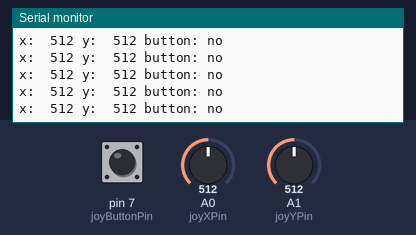
Bench run of a sketch on a simulated Arduino Uno, built with avr-gcc and run on an emulated ATmega328P. On the bench: the last lines printed to the serial monitor. Inputs (shaded band) come from the test bench; at power-on: A0 (joyXPin) = 512, A1 (joyYPin) = 512, pin 7 (joyButtonPin) HIGH.

Above: at 1.2 s.
1.3 s: A0 (joyXPin) set to 110
At 1.9 s:
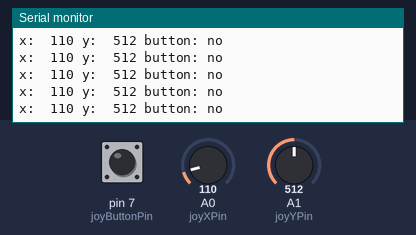
4.3 s: A0 (joyXPin) set to 94
At 5.4 s:
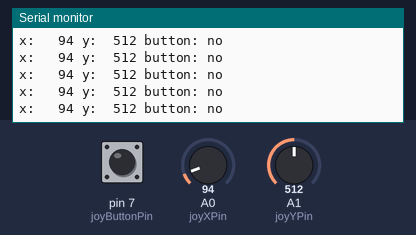
6.2 s: A1 (joyYPin) set to 105
At 7.0 s:
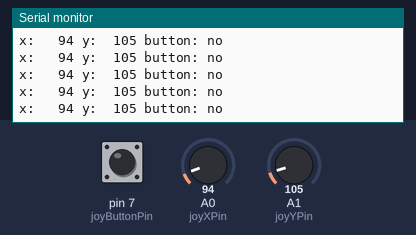
7.7 s: A1 (joyYPin) set to 89
At 8.6 s:
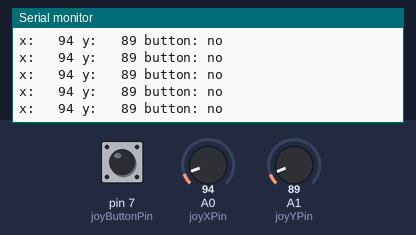

Measured:
- the behaviour switches between 100 and 99 on A0 (joyXPin) (found by bisection; images 1 and 2)
- the behaviour switches between 100 and 99 on A1 (joyYPin) (found by bisection; images 3 and 4)
- after the input at 1.3 s, the serial monitor: prints a new line after 0.07 s (image 1)
- after the input at 4.3 s, the serial monitor: prints a new line after 0.07 s (image 2)
- after the input at 6.2 s, the serial monitor: prints a new line after 0.09 s (image 3)
- after the input at 7.7 s, the serial monitor: prints a new line after 0.08 s (image 4)

The sketch:

M08A04.ino
```cpp
const int joyXPin = A0;
const int joyYPin = A1;
const int joyButtonPin = 7;

struct JoystickData {
  int x;
  int y;
  bool buttonPressed;
};

JoystickData joy;

void readJoyValues(JoystickData& joy);
void writeJoyValues(JoystickData& joy);
void writeLeftPadded(int val);

void setup() {
  Serial.begin(9600);
  pinMode(joyButtonPin, INPUT);
}

void loop() {
  readJoystickValues(joy);
  writeJoystickValues(joy);
}

void readJoystickValues(JoystickData& joy) {
  joy.x = analogRead(joyXPin);
  joy.y = analogRead(joyYPin);
  // Hvis du har en annen joystick enn meg (som ikke har egne
  // +5v og GND på både knappen, X og Y-aksene) så kan det
  // hende at du må koble den til en analog inngang siden
  // det virker som den ikke sender nok volt til å bli oppfattet
  // som høy. Merk at knappen returner 0 når den er trykket.
  joy.buttonPressed = digitalRead(joyButtonPin) == 0;
}

void writeLeftPadded(int val) {
  if (val < 10) {
    Serial.print(' ');
  }
  if (val < 100) {
    Serial.print(' ');
  }
  if (val < 1000) {
    Serial.print(' ');
  }
  Serial.print(val);
}

void writeJoystickValues(JoystickData& joy) {
  Serial.print("x: ");
  writeLeftPadded(joy.x);
  Serial.print(" y: ");
  writeLeftPadded(joy.y);
  Serial.print(" button: ");
  if (joy.buttonPressed) {
    Serial.println("yes");
  }
  else {
    Serial.println("no");
  }
}
```
